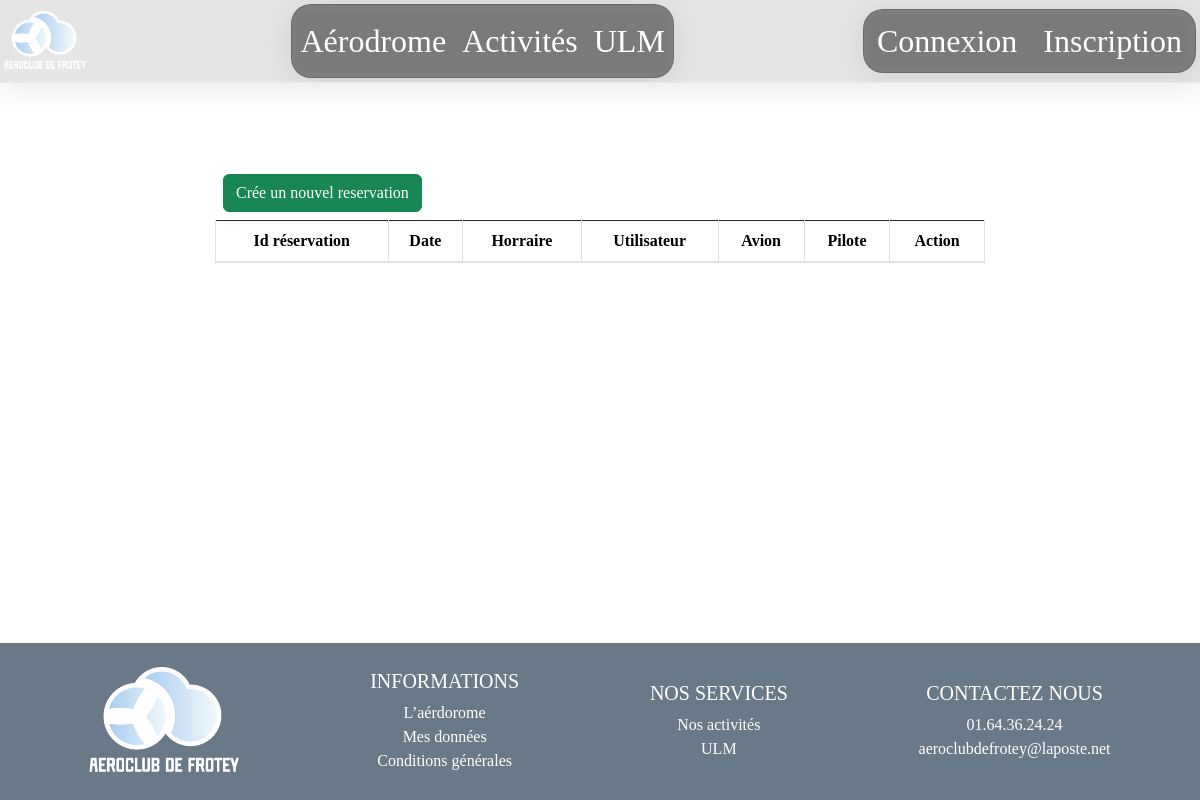
Before: /?page=admin.reservation.index (signed in) with the older database file.
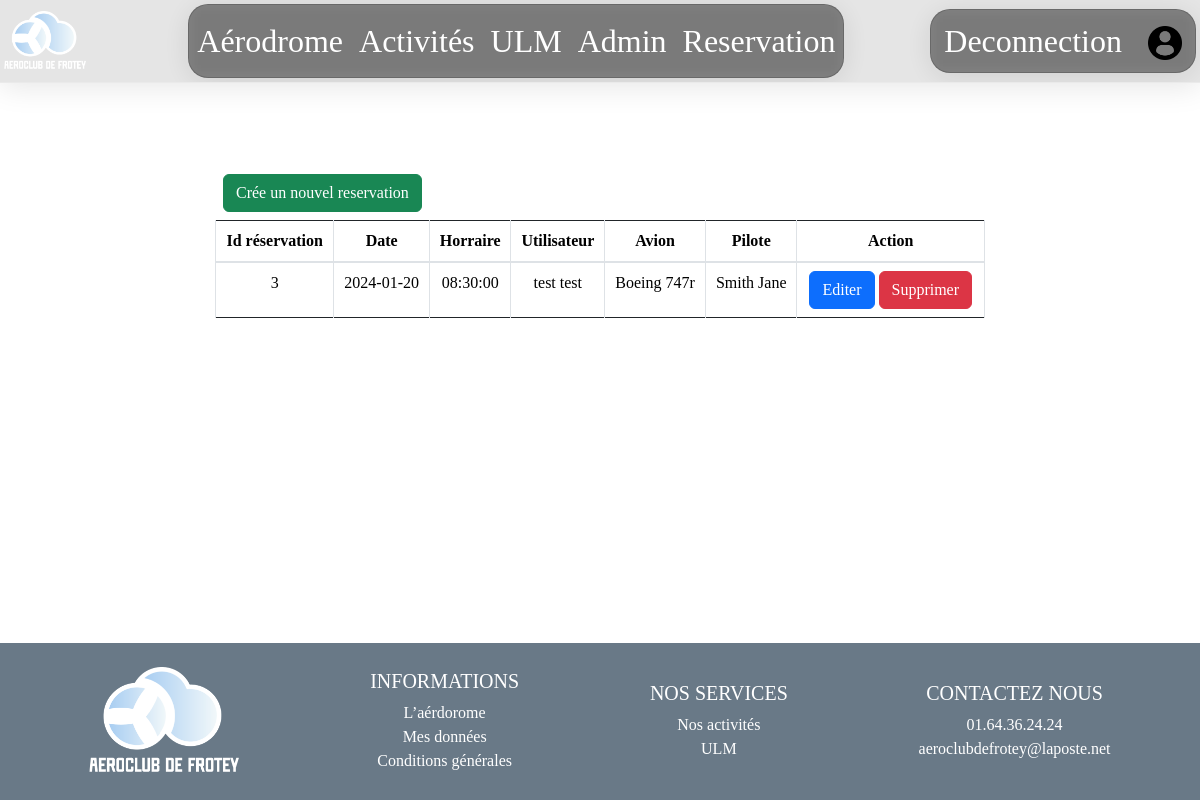
After: the same page with the newer database file.
### tables this page shows
CREATE TABLE IF NOT EXISTS `ntrhndmam_reservation` (
  `id` int NOT NULL AUTO_INCREMENT,
  `_date` date DEFAULT NULL,
  `id_1` int NOT NULL,
  `id_2` int NOT NULL,
  `id_3` int NOT NULL,
  `horraire` time NOT NULL,
  PRIMARY KEY (`id`),
  KEY `id_1` (`id_1`),
  KEY `id_2` (`id_2`),
  KEY `id_3` (`id_3`)
);

CREATE TABLE IF NOT EXISTS `ntrhndmam_user` (
  `id` int NOT NULL AUTO_INCREMENT,
  `civilite` varchar(50) DEFAULT NULL,
  `nom` varchar(50) DEFAULT NULL,
  `prenom` varchar(50) DEFAULT NULL,
  `_date` date DEFAULT NULL,
  `adresse` varchar(50) DEFAULT NULL,
  `situation_familiale` varchar(50) DEFAULT NULL,
  `date_situation_familiale` varchar(50) DEFAULT NULL,
  `dateFin_situation_familiale` varchar(50) DEFAULT NULL,
  `email` varchar(50) NOT NULL,
  `numero` int DEFAULT NULL,
  `nb_a_charge` int DEFAULT NULL,
  `activite` varchar(50) DEFAULT NULL,
  `token` varchar(100) DEFAULT NULL,
  `verified` tinyint(1) DEFAULT '0',
  `password` varchar(50) NOT NULL,
  `role` varchar(50) NOT NULL DEFAULT 'User',
  PRIMARY KEY (`id`)
);

CREATE TABLE IF NOT EXISTS `ntrhndmam_avion` (
  `id` int NOT NULL AUTO_INCREMENT,
  `modele` varchar(50) NOT NULL,
  `v_max` int NOT NULL,
  `capacite` int NOT NULL,
  `autonomie` int NOT NULL,
  `poid` int NOT NULL,
  `img` varchar(255) NOT NULL,
  PRIMARY KEY (`id`)
);

CREATE TABLE IF NOT EXISTS `ntrhndmam_pilote` (
  `id` int NOT NULL AUTO_INCREMENT,
  `nom` varchar(50) NOT NULL,
  `prenom` varchar(50) NOT NULL,
  `civilite` varchar(50) NOT NULL,
  `email` varchar(50) NOT NULL,
  PRIMARY KEY (`id`)
);

### Core/Controller/Controller.php (called while the page is built, shortened)
<?php
class Controller
{
    protected $viewPath;
    protected function render($view, $variables = [])
    {
        extract($variables);
        require($this->viewPath . str_replace('.', '/', $view) . '.php');
    }
}

### app/Controller/Admin/ReservationController.php (called while the page is built, shortened)
<?php
class ReservationController extends \App\Controller\AppController
{
    protected $Reservation;
    public function __construct()
    {
        $this->Reservation = $this->loadModel('reservation');
    }
    public function index()
    {
        $Reservations = $this->Reservation->all();
        $this->render('admin.reservation.index', compact('Reservations'));
    }
}

### public/index.php (called while the page is built, shortened)
<?php
require ROOT . '/App/App.php';
$db = App::getInstance()->getDatabase();
$dbAuth = new DatabaseAuth($db);
$router = new Router($dbAuth);
if (isset($_GET['page'])) {
    $page = $_GET['page'];
} else {
    $page = "main.index";
}
$router->route($page);

### app/App.php (called while the page is built, shortened)
<?php
class App
{
    private static $instance;
    private static $database;
    public static function getInstance()
    {
        if (!self::$instance) {
            self::$instance = new App();
        }
        return self::$instance;
    }
    public static function Load()
    {
        require ROOT . "/App/Autoloader.php";
        require ROOT . "/Core/Autoloader.php";
    }
    public function getDatabase()
    {
        if (!self::$database) {
            $config = Config::getInstance(ROOT . '/Config/Config.php');
            return new Database(
                $config->get('DB_NAME'),
                $config->get('DB_USER'),
                $config->get('DB_PASS'),
                $config->get('DB_HOST'),
                $config->get('DB_PREFIX')
            );
        }
        return $this->database;
    }
}

### app/Autoloader.php (called while the page is built, shortened)
<?php
class Autoloader
{
    static function autoload($class)
    {
        if (strpos($class, __NAMESPACE__ . '\\') === 0) {
            $class = str_replace('\\', DIRECTORY_SEPARATOR, $class);
            $class = str_replace(__NAMESPACE__ . '\\', '', $class);
        }
    }
}

### Core/Autoloader.php (called while the page is built, shortened)
<?php
class Autoloader
{
    static function autoload($class)
    {
        if (strpos($class, __NAMESPACE__ . '\\') === 0) {
            $class = str_replace('\\', DIRECTORY_SEPARATOR, $class);
            $class = str_replace(__NAMESPACE__ . '\\', '', $class);
        }
    }
}

### Core/Config.php (called while the page is built, shortened)
<?php
class Config
{
    private $config = [];
    private static $_instance;
    public function __construct($file)
    {
        $this->config = require($file);
    }
    public static function getInstance($file)
    {
        if (!self::$_instance) {
            self::$_instance = new Config($file);
        }
        return self::$_instance;
    }
    public function get($key)
    {
        return $this->config[$key];
    }
}

### Config/Config.php (called while the page is built)
<?php
return array(
    'DB_NAME' => 'ntrhndmam_acf2l',
    'DB_USER' => 'root',
    'DB_PASS' => '',
    'DB_HOST' => 'localhost',
    'DB_PREFIX' => 'ntrhndmam_'
);

### Core/Table/Table.php (called while the page is built, shortened)
<?php
class Table
{
    private static $prefix = "ntrhndmam_";
    protected  $table;
    protected  $database;
    public  function __construct(Database $db)
    {
        $this->database = $db;
        if (!$this->table) {
            $class_name = explode(DIRECTORY_SEPARATOR, get_class($this));
            $class_name = str_replace('Table', '', $class_name);
            $this->table = self::$prefix . strtolower(end($class_name));
        }
    }
    public function query($sql, $parrams = [], $one = null)
    {
        if ($parrams) {
            return $this->database->prepare(
                $sql,
                $parrams,
                str_replace(
                    'Table',
                    'Entity',
                    get_class($this)
                ),
                $one
            );
        } else {
            return $this->database->query(
                $sql,
                str_replace(
                    'Table',
                    'Entity',
                    get_class($this)
                ),
                $one
            );
        }
    }
}

### Core/Database.php (called while the page is built, shortened)
<?php
class Database
{
    private $db_host;
    private $db_name;
    private $db_user;
    private $db_pass;
    private $pdo;
    public function __construct($db_name, $db_user, $db_pass, $db_host)
    {
        $this->db_host = $db_host;
        $this->db_name = $db_name;
        $this->db_user = $db_user;
        $this->db_pass = $db_pass;
    }
    public function connect()
    {
        if ($this->pdo === null) {
            $pdo = new PDO("mysql:host=$this->db_host;dbname=$this->db_name;charset=utf8", $this->db_user, $this->db_pass);
            $pdo->setAttribute(PDO::ATTR_ERRMODE, PDO::ERRMODE_EXCEPTION);
            $this->pdo = $pdo;
        }
        return $this->pdo;
    }
    public  function query($sql, $class_name = null, $one = null)
    {
        $req = $this->connect()->query($sql);
        if ($class_name != null) {
            $req->setFetchMode(PDO::FETCH_CLASS, $class_name);
        } else {
            $req->setFetchMode(PDO::FETCH_OBJ);
        }
        if ($one != null) {
            $data = $req->fetch();
        } else {
            $data = $req->fetchAll();
        }
        return $data;
    }
}

### app/Table/ReservationTable.php (called while the page is built, shortened)
<?php
class ReservationTable extends Table
{
    public function all()
    {
        $reservation =
            $this->query(
                'SELECT
    ntrhndmam_reservation.id as "id_reservation",
    ntrhndmam_reservation._date ,
    ntrhndmam_reservation.horraire ,
    ntrhndmam_reservation.Id_1,
    ntrhndmam_reservation.Id_2,
    ntrhndmam_reservation.Id_3,
    ntrhndmam_user.nom as "user_nom",
    ntrhndmam_user.prenom as "user_prenom",
    ntrhndmam_avion.modele as "avion_modele",
    ntrhndmam_pilote.nom as "nom_pilote",
    ntrhndmam_pilote.prenom as "prenom_pilote"
FROM
    ntrhndmam_reservation,
    ntrhndmam_user,
    ntrhndmam_pilote,
    ntrhndmam_avion
WHERE
    ntrhndmam_reservation.id_1 = ntrhndmam_user.id AND ntrhndmam_reservation.id_2 = ntrhndmam_pilote.id AND ntrhndmam_reservation.id_3 = ntrhndmam_avion.id'
            );
        return $reservation;
    }
}

### app/views/Admin/Reservation/index.php (the view, shortened to what the rows shown need)
<section class="mt-5">
    <br>
    <br>
    <br>
    <h2>Administrer les reservations</h2>
    <div class="m-auto mb-5 col-12 col-md-8">
        <div class="table-responsive">
            <table class="table table-bordered  text-center " aria-label="Reservation Table">
                <thead>
                    <tr>
                        <th scope="col">Id réservation</th>
                        <th scope="col">Date</th>
                        <th scope="col">Horraire</th>
                        <th scope="col">Utilisateur</th>
                        <th scope="col">Avion</th>
                        <th scope="col">Pilote</th>
                        <th scope="col">Action</th>
                    </tr>
                </thead>
                <tbody>
                    <?php foreach ($Reservations as $Reservation) : ?>
                    <tr>
                        <td><?= $Reservation->id_reservation ?></td>
                        <td><?= $Reservation->_date ?></td>
                        <td><?= $Reservation->horraire ?></td>
                        <td>
                            <?= $Reservation->user_nom ?>
                            <?= $Reservation->user_prenom ?></td>
                        <td>
                            <?= $Reservation->avion_modele ?></td>
                        <td>
                            <?= $Reservation->nom_pilote ?>
                            <?= $Reservation->prenom_pilote ?>
                        </td>
                        <td>
                            <a href="?page=admin.reservation.edit&id=<?= $Reservation->id_reservation ?>"
                                class="btn btn-primary">Editer</a>
                            <form action="?page=admin.reservation.delete" method="post" style="display: inline-block;">
                                <button type="submit" class="btn btn-danger">Supprimer</a>
                            </form>
                        </td>
                    </tr>
                    <?php endforeach; ?>
                </tbody>
            </table>
        </div>
    </div>
</section>

Changed rows visible on the page:
added ntrhndmam_reservation: id "3", _date "2024-01-20", horraire "08:30:00", ntrhndmam_user.nom "test", ntrhndmam_user.prenom "test", ntrhndmam_avion.modele "Boeing 747r", ntrhndmam_pilote.nom "Smith", ntrhndmam_pilote.prenom "Jane"
Other visible differences:
text no longer shown: "Connexion Inscription"
text now shown: "Admin Reservation Deconnection"
